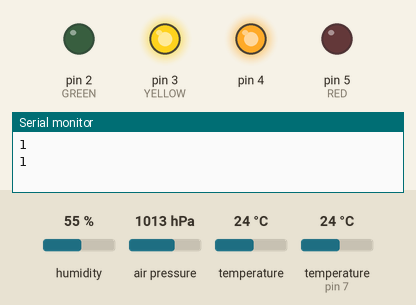
This sketch was run on a simulated Arduino Uno, built with avr-gcc and run on an emulated ATmega328P. Parts: output pins drawn as LEDs (lit = HIGH), the last lines printed to the serial monitor. Wiring (inferred from the names in the program): DHT22 sensor: data pin 7. The inputs (shaded band) are chosen by the test bench; at power-on: humidity 55 %, air pressure 1013 hPa, temperature 24 °C, temperature (sensor on pin 7) 24 °C. WiFi joins after 1.5 s; servers stay silent unless stated.

Above: at 2.3 s.
At 20.9 s:
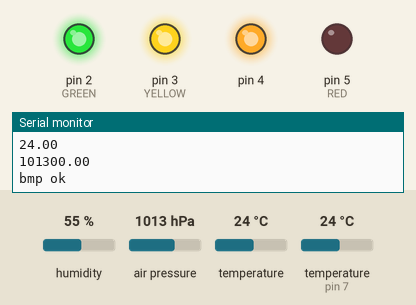
Timing chart, 0 to 21.6 s (numbered marks = the images above):
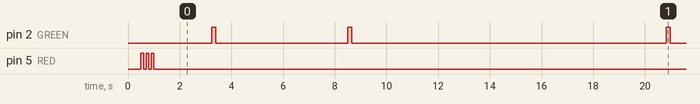

Measured:
- by itself, pin 2 (GREEN): repeats every 17.6 s: LOW 5.1 s, HIGH 0.15 s, LOW 12.2 s, HIGH 0.15 s
- by itself, everything shown: repeats every 17.6 s, in 4 steps

The sketch:

bmpdht_ts.ino
```cpp
/*  Prints values of DHT22 and BMP280 sensors to Serial output.
 *  Logging is done with ThingSpeak.com, connected via Ethernet port.
 *
 *  Measures humidity, temperature (twice) and air pressure.
 *  Setup is done with SPI interface, 10k pullups are placed on SCK, SDO and CS lines.
 *
 *
 *  LED patterns:
 *  --------------------------------------------------------
 *  YELLOW on             : power, Serial connection
 *  GREEN blinks 2x       : 2 measurements (#1 DHT, #2 BMP)
 *  GREEN blink, then RED : BMP sensor not returning values
 *  RED blink, then GREEN : DHT not returning values
 *  RED on                : either sensor not connected
 *  RED blinks 3x         : reboot
 *
 *  Watchdog counts till 8 seconds and reboots Arduino board, unless it has been
 *  reset. This catches infinite loops and general problems.
 *
 *  ThingSpeak allows updates only every 15 seconds, so watchdog needs to be restarted
 *  several times during each loop (delay is split up).
 *
 *  Issues: CS seems not to work and doesnt initialize BMP sensor.
 *
 *  Pullups seem to be not necessary in either case. LEDs are connected to a
 *  390 Ohm resistor each.
 *
 *  Tested with Arduino Uno SMD R3 board and Arduino IDE 1.6.8 running on Ubuntu 14.04
 *  Tested with Arduino Ethernet board   and Arduino IDE 1.6.8 running on Ubuntu 16.04
 *
 *  Last edit: May 13, 2016
 *
 *  Andreas Hemmetter, andreas.hemmetter@gmail.com
 *  https://github.com/Ahemmetter/c0bra-hp
 *  https://thingspeak.com/channels/115634
 */

#include "ThingSpeak.h"
#include <SPI.h>
#include <DHT.h>
#include <Ethernet.h>
byte mac[] = { 0x90, 0xA2, 0xDA, 0x00, 0xE5, 0xBF};
IPAddress ip(10,42,0,69);
EthernetClient client;


// --- Libraries --- //
#include <avr/wdt.h>                // Watchdog, interrupts and reboots
#include <Adafruit_BMP280.h>        // BMP library for BMP280


// --- Constants --- //
// DHT22
#define DHTPIN 7

// BMP280 (SPI)
#define BMP_SCK 13                  // Serial clock pin for BMP (10k pullup to +5V)
#define BMP_MISO 12                 // SDO, has 10k pullup
#define BMP_MOSI 11                 // SDI, no pullup
#define BMP_CS 10                    // CS, has 10k pullup

// LEDs
#define RED 5                       // pin for LEDs
#define YELLOW 3
#define GREEN 2


unsigned long myChannelNumber = 115634;
const char * myWriteAPIKey = "266SWBGL2R8WWHN8";
float dht_temp;
float dht_hum;
float bmp_temp;                     // values from sensors
float bmp_press;
int chk;                            // DHT status (0 or 1)
int k;                              // counter variable
int number;
char COLOR;


// --- Initialization --- //
DHT dht(DHTPIN, DHT22);             // initializes sensors
Adafruit_BMP280 bmp(BMP_CS, BMP_MOSI, BMP_MISO, BMP_SCK);


void setup() {
  wdt_disable();                    // disables watchdog for initial communication


  pinMode(4, OUTPUT);
  digitalWrite(4, HIGH);

  pinMode(YELLOW, OUTPUT);          // LED pins set as output
  pinMode(RED, OUTPUT);
  digitalWrite(YELLOW, HIGH);       // starts yellow LED
  Serial.begin(9600);               // begin serial connection with 9600 baud
  delay(500);                       // delay to get connection and sensors ready
  wdt_enable(WDTO_8S);              // start watchdog timeout (4 sec might be too short)
  bmp.begin();
  blink(RED, 3);
  dht.begin();                      // starts DHT sensor
  Serial.println(bmp.begin());

  chk = dht.read(DHTPIN);           // reads DHT status
  Serial.println(chk);

  if ((!bmp.begin()) || (chk != 1)) {
    // checks DHT and BMP status and shows red LED, in case one of them
    // wasnt found. Loops and resets timeout each time.
    wdt_reset();
    bmp.begin();
    Serial.println("Could not find a valid sensor, check wiring!");
    digitalWrite(RED, HIGH);
    delay(300);
    digitalWrite(RED, LOW);
    delay(1000);
    Serial.println(bmp.begin());

    bmp.begin();
    chk = dht.read(DHTPIN);
    Serial.println(chk);
    delay(1000);
  }
  Ethernet.begin(mac, ip);
  ThingSpeak.begin(client);
}

// --- Loop --- //
void loop() {
  wdt_reset();                      // resets watchdog
  pinMode(GREEN, OUTPUT);           // gets green LED ready
  digitalWrite(GREEN, LOW);
  delay(1600);                      // delay for sensors to be read. In total, at least 2 sec!

  dhtread();

  delay(5000);
  wdt_reset();

  bmpread();

  ThingSpeak.writeFields(myChannelNumber, myWriteAPIKey);
  delay(5000);
  wdt_reset();
  delay(5000);
}


void blink(char COLOR, int number) {
  for (k = 1; k <= number; k = k + 1) {
    // blinks 3x to show that Arduino rebooted
    digitalWrite(COLOR, HIGH);
    delay(100);
    digitalWrite(COLOR, LOW);
    delay(100);
  }
}

void bmpread() {
  bmp_temp = bmp.readTemperature(); // reads BMP sensor
  bmp_press = bmp.readPressure();
  Serial.println(bmp_temp);
  Serial.println(bmp_press);

  if (bmp_press > 0.0) {
    // if sensor isnt attached, it shows 0.0 or negative pressure.
    // This is used as check criterion
    digitalWrite(GREEN, HIGH);      // blinks green for good BMP values
    Serial.println("bmp ok");
    ThingSpeak.setField(3,bmp_temp);
    ThingSpeak.setField(4,bmp_press);
    delay(150);
    digitalWrite(GREEN, LOW);
  }

  else {
    // if pressure is 0.0 or negative, blink red
    // and print 0.0 to keep formatting
    digitalWrite(RED, HIGH);
    Serial.println("Error, BMP280 missing");
    delay(150);
    digitalWrite(RED, LOW);
  }
}

void dhtread() {
  chk = dht.read(DHTPIN);           // checks if connection to DHT sensor is ok (0: no connection, 1: ok)
  if (chk == 1) {
    dht_temp = dht.readTemperature();
    dht_hum = dht.readHumidity();   // reads DHT sensor
    digitalWrite(GREEN, HIGH);      // blinks once for successful DHT sensor values
    ThingSpeak.setField(1,dht_temp);
    ThingSpeak.setField(2,dht_hum);
    delay(150);
    digitalWrite(GREEN, LOW);
    delay(100);
  }
  else {
    // if no connection, blink red instead and print "nan"
    // (keeps formatting ok)
    digitalWrite(RED, HIGH);
    Serial.print("Error, DHT22 missing");
    delay(150);
    digitalWrite(RED, LOW);
    delay(100);
  }
}
```
